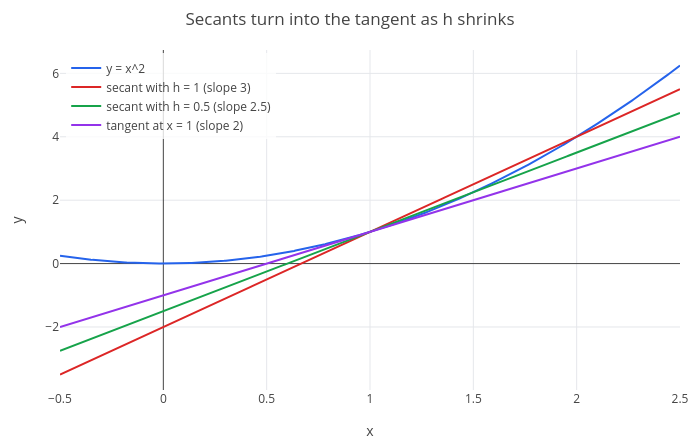

Notebook code for this chart:
### Markdown cell above
So the slope of $x^2$ at any point $x$ is $2x$. At $x = 1$ the slope is 2 and the tangent line is
$y = f(1) + f'(1)(x - 1) = 1 + 2(x - 1)$. The plot shows the curve, two secants through $(1, 1)$ with $h = 1$ and
$h = 0.5$, and the tangent. Their slopes are $(f(1+h) - f(1))/h = 2 + h$: 3, 2.5, and in the limit 2.

### Code cell
s1 = 1 + 3*(x - 1);
s2 = 1 + 2.5*(x - 1);
tangent = 1 + 2*(x - 1);
p = plot(f(x), s1, s2, tangent, x, -0.5, 2.5);
p = legend(p, "y = x^2", "secant with h = 1 (slope 3)", "secant with h = 0.5 (slope 2.5)", "tangent at x = 1 (slope 2)");
labels(title(p, "Secants turn into the tangent as h shrinks"), "x", "y")

### Figure 1 — Plotly figure (JSON) as saved in the notebook; plotly's stock layout.template omitted (floating-point values rounded to 4 significant figures; data arrays with more than 128 entries replaced by an {"elided": "..."} marker saying what was removed)
{"data": [{"line": {"color": "#2563eb", "width": 2}, "mode": "lines", "name": "y = x^2", "type": "scatter", "x": {"elided": "402 float values"}, "y": {"elided": "402 float values"}}, {"line": {"color": "#dc2626", "width": 2}, "mode": "lines", "name": "secant with h = 1 (slope 3)", "type": "scatter", "x": {"elided": "402 float values"}, "y": {"elided": "402 float values"}}, {"line": {"color": "#16a34a", "width": 2}, "mode": "lines", "name": "secant with h = 0.5 (slope 2.5)", "type": "scatter", "x": {"elided": "402 float values"}, "y": {"elided": "402 float values"}}, {"line": {"color": "#9333ea", "width": 2}, "mode": "lines", "name": "tangent at x = 1 (slope 2)", "type": "scatter", "x": {"elided": "402 float values"}, "y": {"elided": "402 float values"}}], "layout": {"height": 440, "legend": {"bgcolor": "rgba(255,255,255,0.8)", "x": 0.01, "y": 0.99}, "margin": {"b": 50, "l": 60, "r": 20, "t": 50}, "showlegend": true, "title": {"text": "Secants turn into the tangent as h shrinks"}, "width": 700, "xaxis": {"title": {"text": "x"}, "zeroline": true}, "yaxis": {"range": [-3.987, 6.737], "title": {"text": "y"}, "zeroline": true}}}
